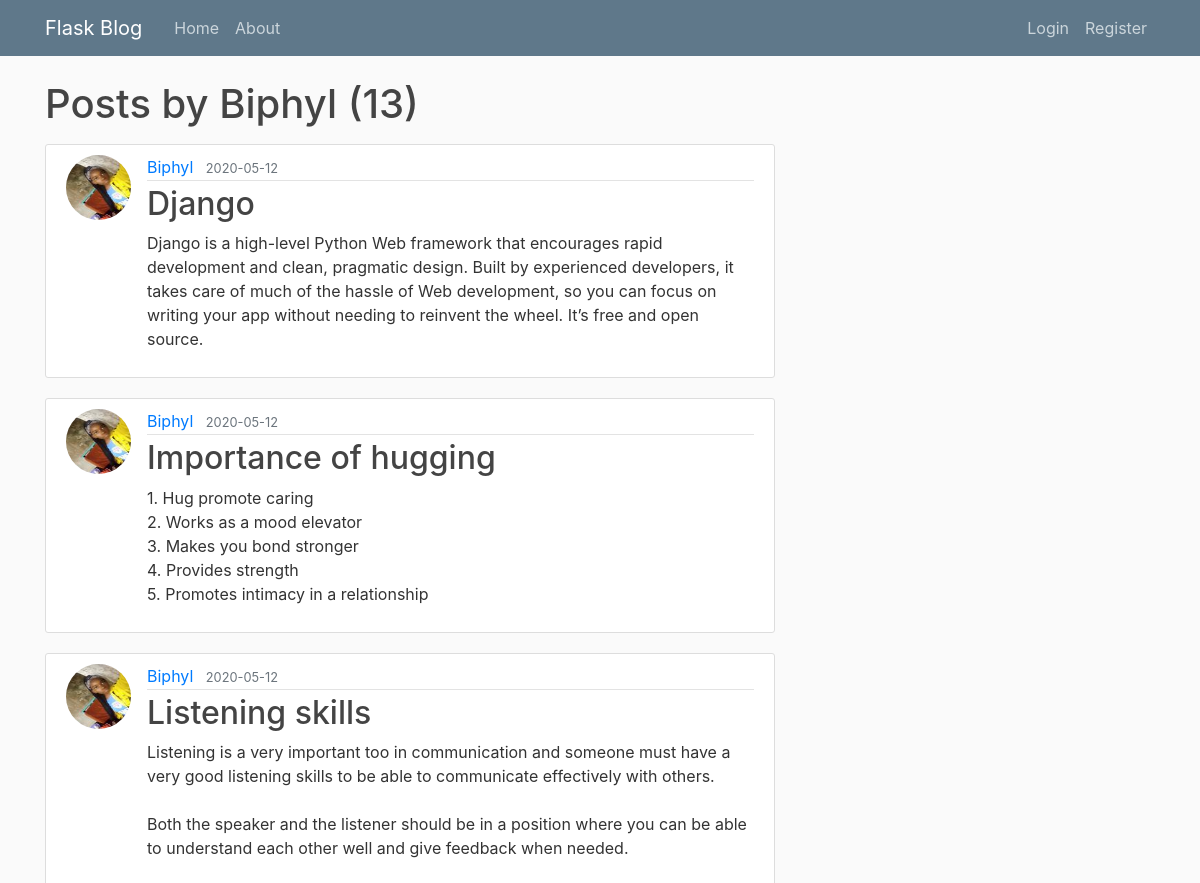
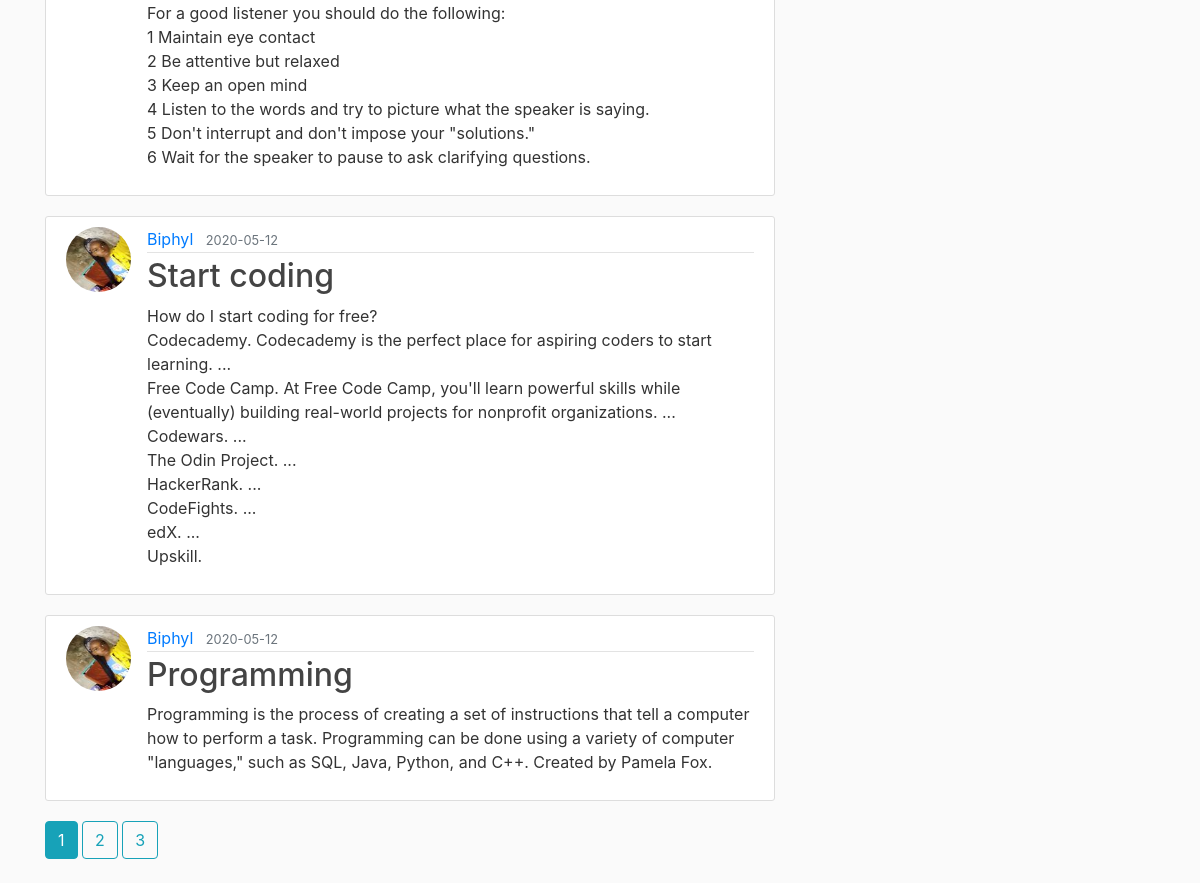
The page /user/Biphyl on the database as committed earlier (2 pictures, top to bottom).
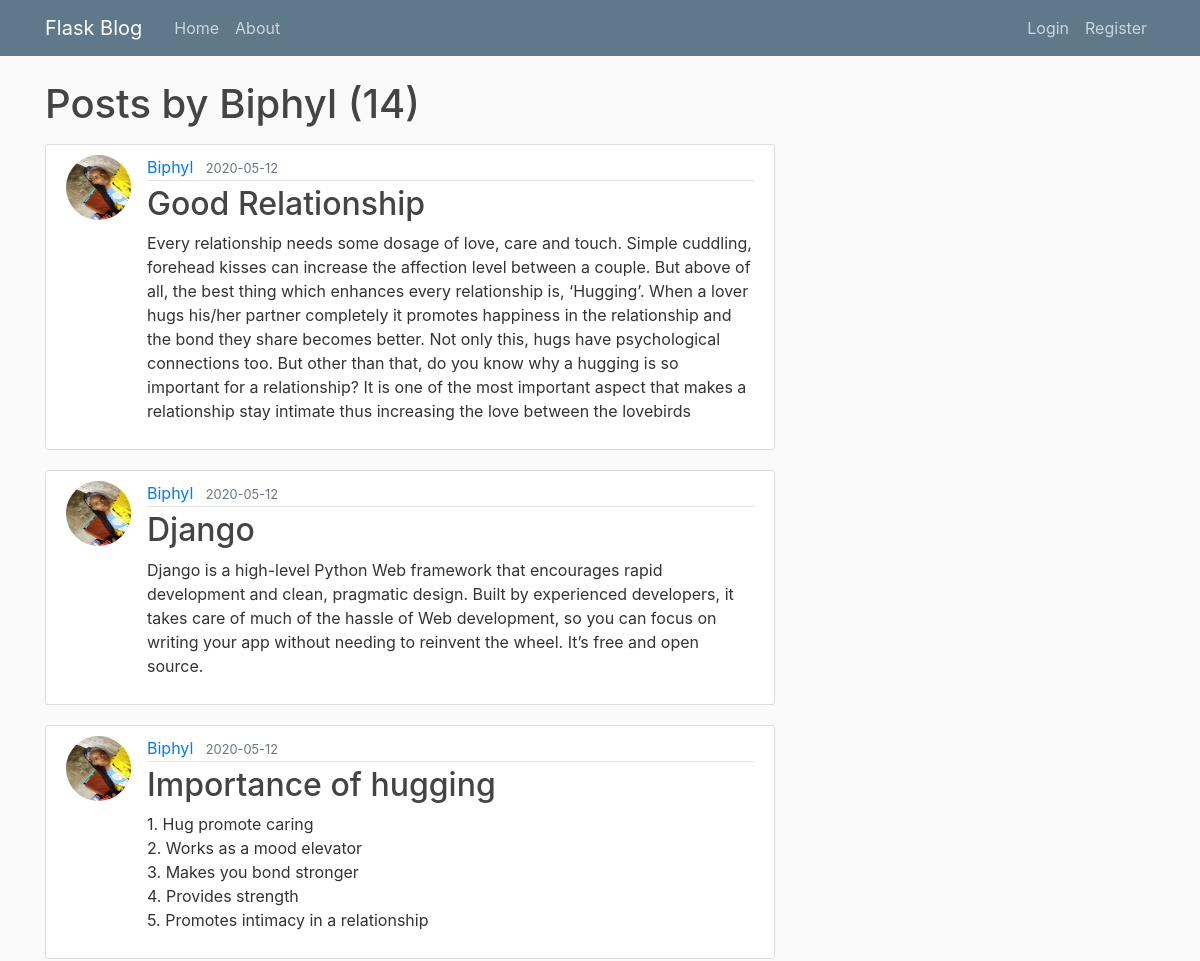
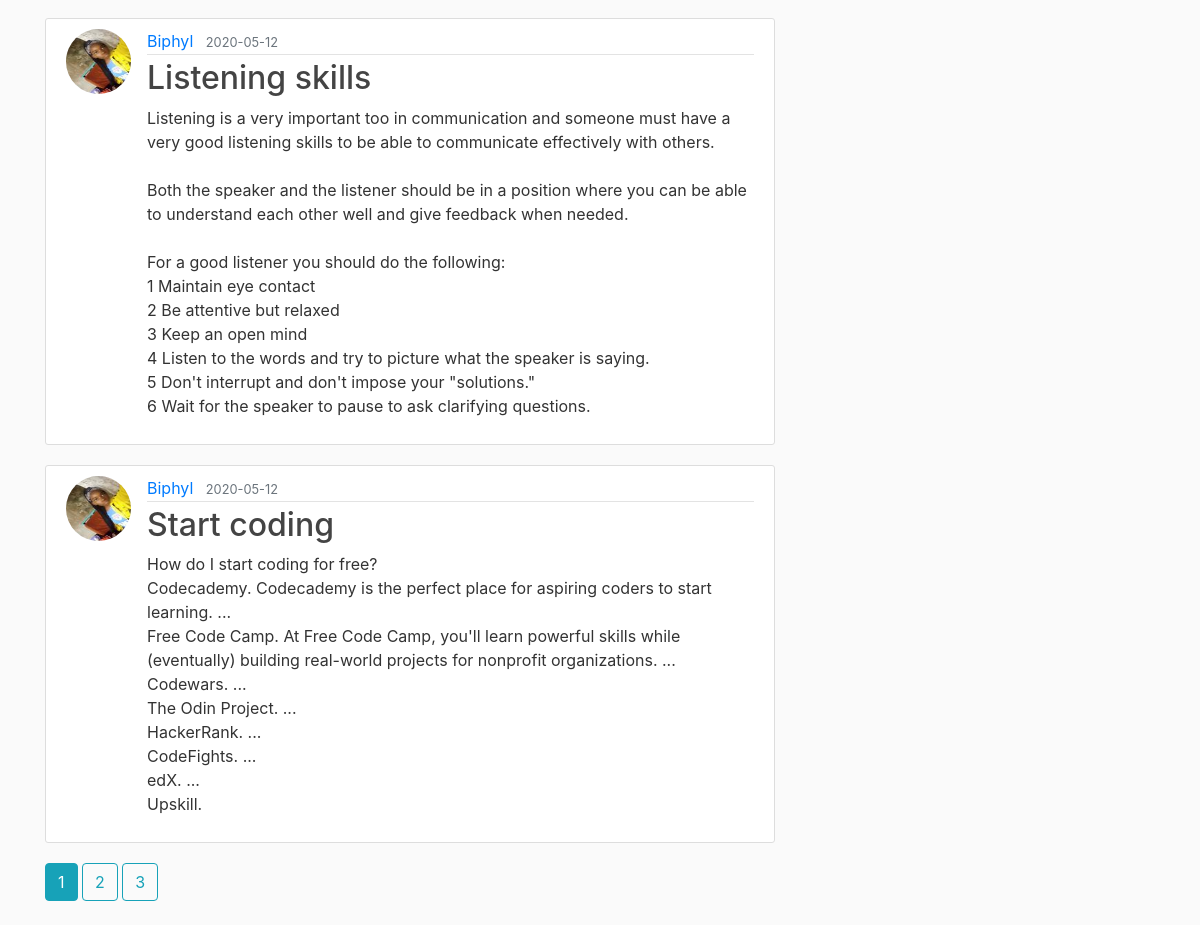
The same page on the database as committed later (2 pictures, top to bottom).
### blog/models.py (models this page shows, shortened)
class Post(db.Model):
    id = db.Column(db.Integer, primary_key=True)
    title = db.Column(db.String(100), nullable=False)
    date_posted = db.Column(db.DateTime, nullable=False, default=datetime.utcnow)
    content = db.Column(db.Text, nullable=False)
    user_id = db.Column(db.Integer, db.ForeignKey('user.id'), nullable=False)

class User(db.Model, UserMixin):
    id = db.Column(db.Integer, primary_key=True)
    username = db.Column(db.String(20), unique=True, nullable=False)
    email = db.Column(db.String(120), unique=True, nullable=False)
    image_file = db.Column(db.String(20), nullable=False, default='default.jpg')
    password = db.Column(db.String(60), nullable=False)
    posts = db.relationship('Post', backref='author', lazy=True)

### blog/routes.py (the view)
@app.route("/user/<string:username>")
def user_posts(username):
    page = request.args.get('page', 1, type=int)
    user = User.query.filter_by(username=username).first_or_404()
    posts = Post.query.filter_by(author=user)\
        .order_by(Post.date_posted.desc())\
        .paginate(page=page, per_page=5)
    return render_template('user_posts.html', posts=posts, user=user)

### blog/templates/user_posts.html
{% extends "base.html" %}
{% block content %}
    <h1 class="mb-3">Posts by {{ user.username }} ({{ posts.total }})</h1>
    {% for post in posts.items %}
        <article class="media content-section">
          <img class="rounded-circle article-img" src="{{ url_for('static', filename='profile_pics/' + post.author.image_file) }}">
          <div class="media-body">
            <div class="article-metadata">
              <a class="mr-2" href="{{ url_for('user_posts', username=post.author.username) }}">{{ post.author.username }}</a>
              <small class="text-muted">{{ post.date_posted.strftime('%Y-%m-%d') }}</small>
            </div>
            <h2><a class="article-title" href="{{ url_for('post', post_id=post.id) }}">{{ post.title }}</a></h2>
            <p class="article-content">{{ post.content }}</p>
          </div>
        </article>
    {% endfor %}
    {% for page_num in posts.iter_pages(left_edge=1, right_edge=1, left_current=1, right_current=2) %}
      {% if page_num %}
        {% if posts.page == page_num %}
          <a class="btn btn-info mb-4" href="{{ url_for('user_posts', username=user.username, page=page_num) }}">{{ page_num }}</a>
        {% else %}
          <a class="btn btn-outline-info mb-4" href="{{ url_for('user_posts', username=user.username, page=page_num) }}">{{ page_num }}</a>
        {% endif %}
      {% else %}
        ...
      {% endif %}
    {% endfor %}
{% endblock content %}

Rows that differ between the two databases and show on the page:
no longer on this page (row unchanged): Post: image_file (picture), author.username "Biphyl", date_posted "2020-05-12", title "Programming", content "Programming is the process of creating a set of instructions that tell a computer how to perform a task. Programming can be done using a variety of computer \"languages,\" such as SQL, Java, Python, and C++. Created by Pamela Fox."
added Post: image_file (picture), author.username "Biphyl", date_posted "2020-05-12", title "Good Relationship", content "Every relationship needs some dosage of love, care and touch. Simple cuddling, forehead kisses can increase the affection level between a couple. But above of all, the best thing which enhances every relationship is, ‘Hugging’. When a lover hugs his/her partner completely it promotes happiness in the relationship and the bond they share becomes better. Not only this, hugs have psychological connections too. But other than that, do you know why a hugging is so important for a relationship? It is one of the most important aspect that makes a relationship stay intimate thus increasing the love between the lovebirds"
Other text that changed with them:
{{ posts.total }}: "13" → "14"
